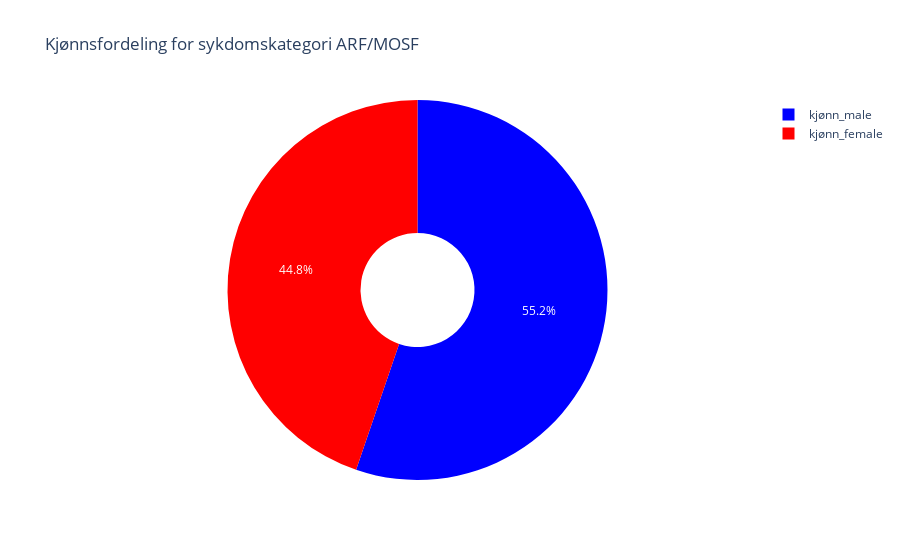
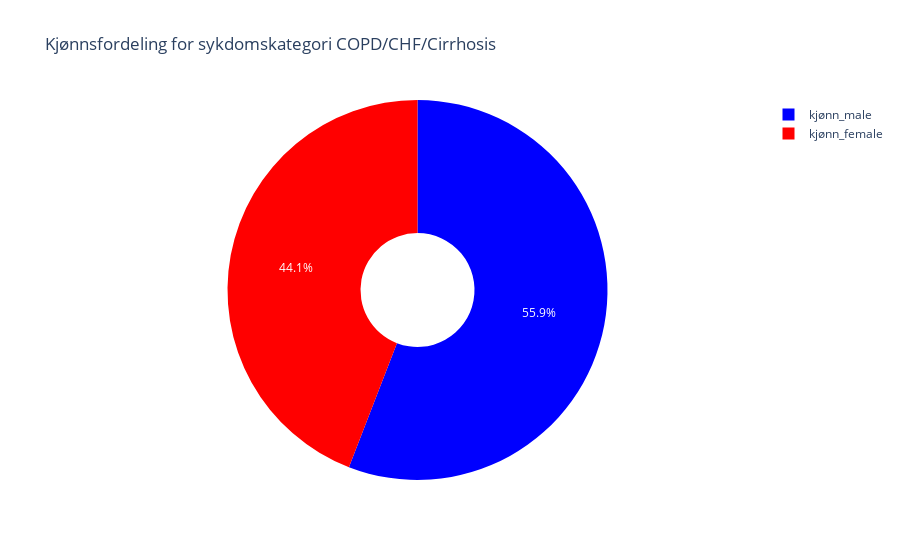
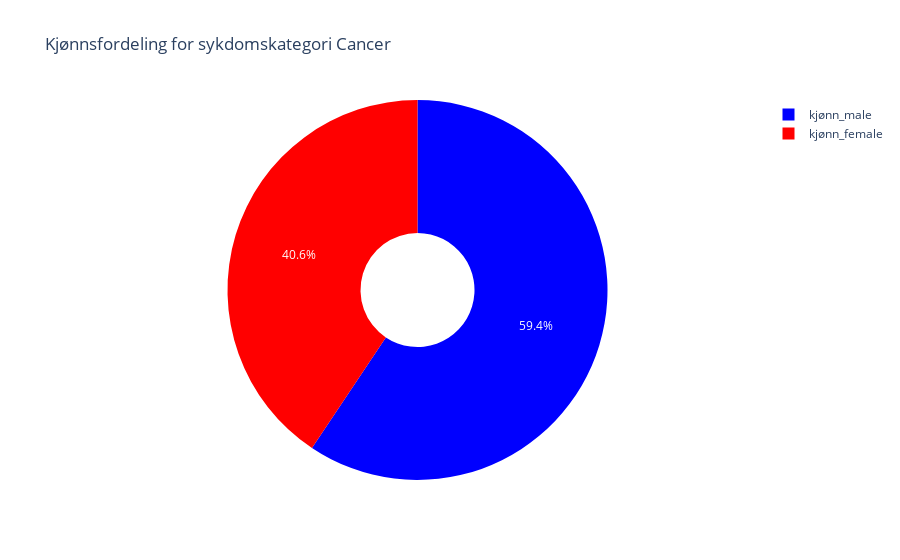
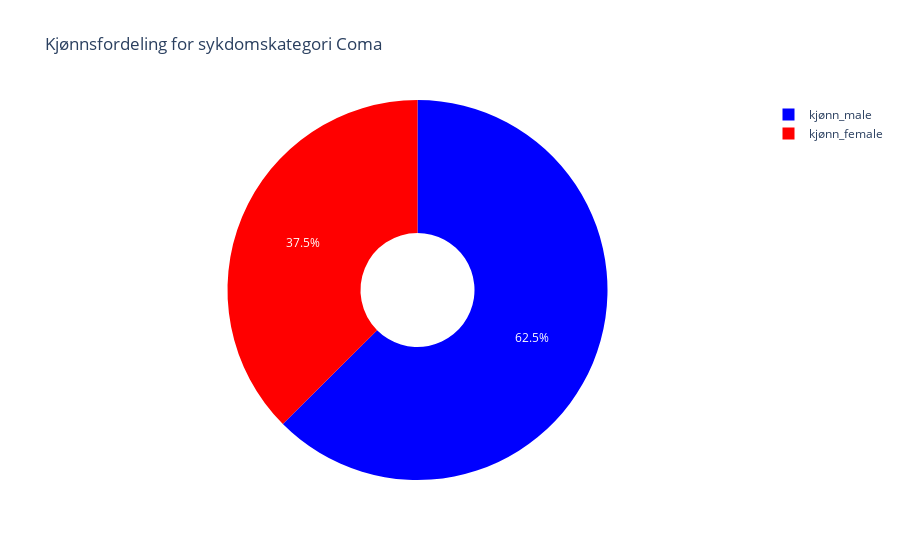

The notebook cell saved with these charts, in order:
### Code cell
disease_categories = ['sykdomskategori_ARF/MOSF', 
                     'sykdomskategori_COPD/CHF/Cirrhosis', 
                     'sykdomskategori_Cancer', 
                     'sykdomskategori_Coma']

gender_categories = ['kjønn_female', 'kjønn_male']

for disease in disease_categories:
    disease_data = X_train[X_train[disease] == 1]
    
    gender_count = disease_data[gender_categories].sum()
    
    total = gender_count.sum()
    gender_percent = (gender_count / total) * 100
    
    gender_df = pd.DataFrame({
        'Kjønn': gender_percent.index,
        'Prosent': gender_percent.values
    })

    fig = px.pie(gender_df, 
                 values='Prosent', 
                 names='Kjønn', 
                 title=f'Kjønnsfordeling for {disease.replace("_", " ")}',
                 color_discrete_sequence=['blue', 'red'],
                 hole=0.3)
    
    fig.show()

### Figure 1 — Plotly figure (JSON) as saved in the notebook; plotly's stock layout.template omitted (floating-point values rounded to 4 significant figures)
{"data": [{"domain": {"x": [0, 1], "y": [0, 1]}, "hole": 0.3, "hovertemplate": "Kjønn=%{label}<br>Prosent=%{value}<extra></extra>", "labels": ["kjønn_female", "kjønn_male"], "legendgroup": "", "name": "", "showlegend": true, "type": "pie", "values": [44.76, 55.24]}], "layout": {"legend": {"tracegroupgap": 0}, "piecolorway": ["blue", "red"], "title": {"text": "Kjønnsfordeling for sykdomskategori ARF/MOSF"}}}

### Figure 2 — Plotly figure (JSON) as saved in the notebook; plotly's stock layout.template omitted (floating-point values rounded to 4 significant figures)
{"data": [{"domain": {"x": [0, 1], "y": [0, 1]}, "hole": 0.3, "hovertemplate": "Kjønn=%{label}<br>Prosent=%{value}<extra></extra>", "labels": ["kjønn_female", "kjønn_male"], "legendgroup": "", "name": "", "showlegend": true, "type": "pie", "values": [44.12, 55.88]}], "layout": {"legend": {"tracegroupgap": 0}, "piecolorway": ["blue", "red"], "title": {"text": "Kjønnsfordeling for sykdomskategori COPD/CHF/Cirrhosis"}}}

### Figure 3 — Plotly figure (JSON) as saved in the notebook; plotly's stock layout.template omitted (floating-point values rounded to 4 significant figures)
{"data": [{"domain": {"x": [0, 1], "y": [0, 1]}, "hole": 0.3, "hovertemplate": "Kjønn=%{label}<br>Prosent=%{value}<extra></extra>", "labels": ["kjønn_female", "kjønn_male"], "legendgroup": "", "name": "", "showlegend": true, "type": "pie", "values": [40.63, 59.37]}], "layout": {"legend": {"tracegroupgap": 0}, "piecolorway": ["blue", "red"], "title": {"text": "Kjønnsfordeling for sykdomskategori Cancer"}}}

### Figure 4 — Plotly figure (JSON) as saved in the notebook; plotly's stock layout.template omitted (floating-point values rounded to 4 significant figures)
{"data": [{"domain": {"x": [0, 1], "y": [0, 1]}, "hole": 0.3, "hovertemplate": "Kjønn=%{label}<br>Prosent=%{value}<extra></extra>", "labels": ["kjønn_female", "kjønn_male"], "legendgroup": "", "name": "", "showlegend": true, "type": "pie", "values": [37.46, 62.54]}], "layout": {"legend": {"tracegroupgap": 0}, "piecolorway": ["blue", "red"], "title": {"text": "Kjønnsfordeling for sykdomskategori Coma"}}}
